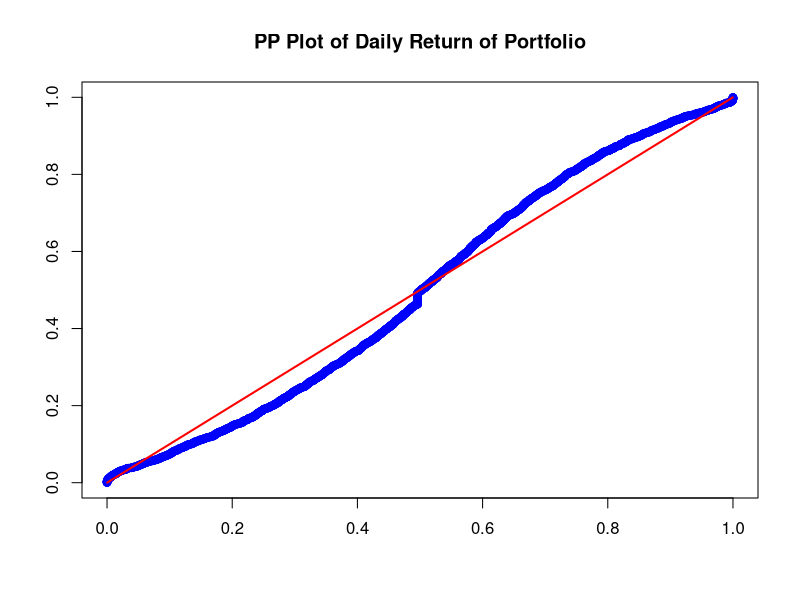
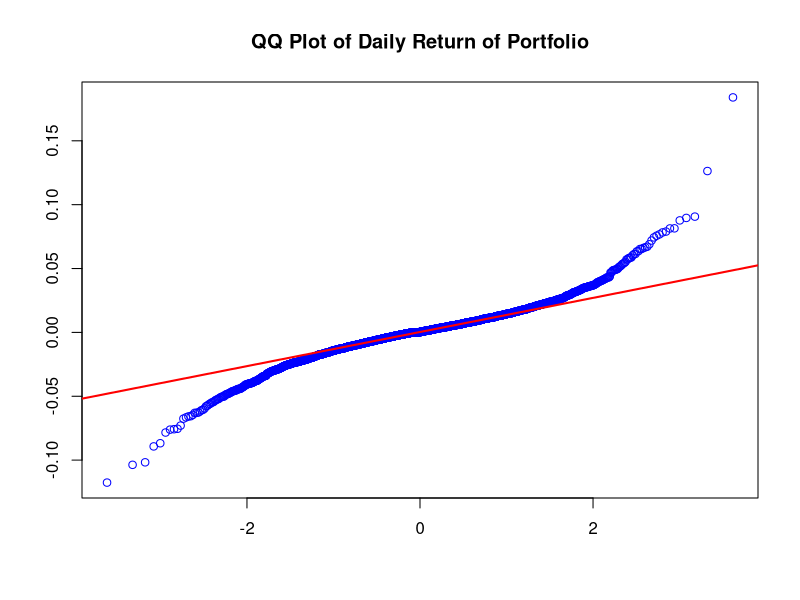

The R script that drew these images, in order:
rm(list = ls(all = TRUE))
graphics.off()

# load data
x1 = read.table("BAYER_close_0012.dat")
x2 = read.table("BMW_close_0012.dat")
x3 = read.table("SIEMENS_close_0012.dat")
x4 = read.table("VW_close_0012.dat")

r1 = diff(as.matrix(log(x1)))
r2 = diff(as.matrix(log(x2)))
r3 = diff(as.matrix(log(x3)))
r4 = diff(as.matrix(log(x4)))

# Variance efficient portfolio
portfolio   = cbind(r1, r2, r3, r4)
opti        = solve(cov(portfolio)) %*% c(1, 1, 1, 1)
opti        = opti/sum(opti)
returns2    = as.matrix(portfolio) %*% opti
x           = returns2

n           = nrow(x)
xf          = apply(x, 2, sort)
t           = (1:n)/(n + 1)
dat1        = cbind(pnorm((xf - mean(xf))/sd(xf)), t)
dat2        = cbind(t, t)

# PP Plot
plot(dat1, col = "blue", ylab = "", xlab = "", main = "PP Plot of Daily Return of Portfolio")
lines(dat2, col = "red", lwd = 2)

# QQ Plot
dev.new()
qqnorm(xf, col = "blue", xlab = "", ylab = "", main = "QQ Plot of Daily Return of Portfolio")
qqline(xf, col = "red", lwd = 2)
